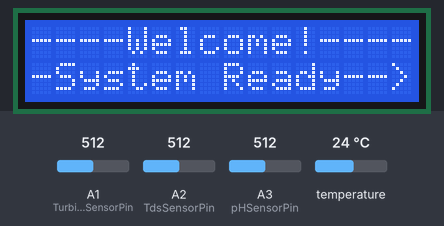
Bench run of a sketch on a simulated Arduino Uno, built with avr-gcc and run on an emulated ATmega328P. Shown: 16×2 character LCD. The test bench sets the inputs (shaded band); at power-on: A1 (TurbiditySensorPin) = 512, temperature 24 °C, A2 (TdsSensorPin) = 512, A3 (pHSensorPin) = 512. What the sketch prints to the serial monitor is not drawn.

Above: at 2.2 s.
5.4 s: A1 (TurbiditySensorPin) set to 716
At 6.9 s:
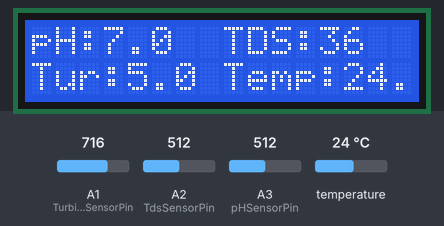
16.3 s: temperature set to 12 °C
At 23.9 s:
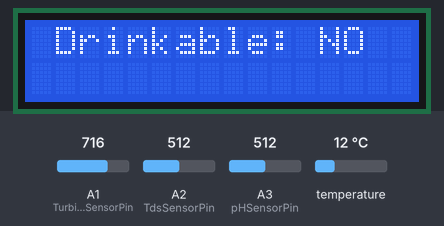
26.9 s: A2 (TdsSensorPin) set to 716
At 30.9 s:
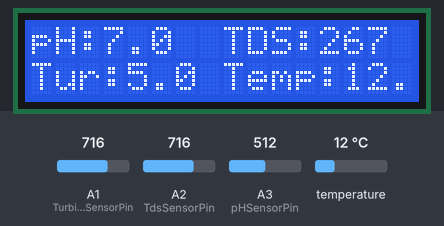
33.8 s: A3 (pHSensorPin) set to 716
At 36.6 s:
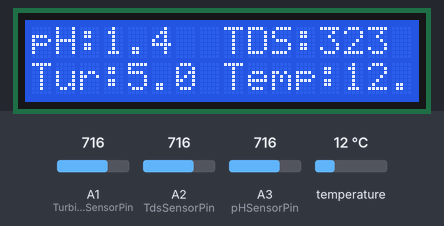
38.7 s: temperature set to 19 °C
At 41.2 s:
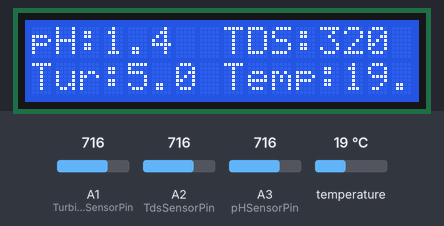
43.6 s: A1 (TurbiditySensorPin) set to 992
At 45.9 s:
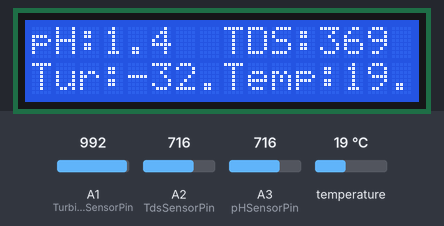
Timing chart, 0 to 47.4 s (numbered marks = the images above; inputs shaded):
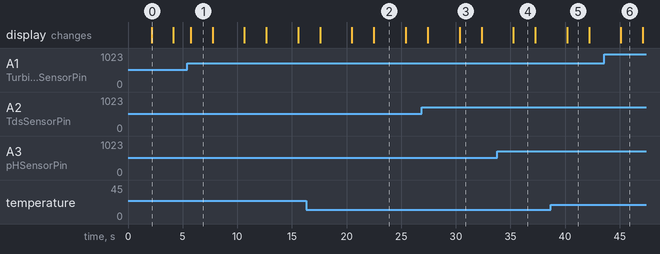

Measured:
- after the input at 33.8 s, the display: changes after 1.5 s (image 4)
- after the input at 38.7 s, the display: changes after 1.5 s (image 5)
- after the input at 43.6 s, the display: changes after 1.5 s (image 6)
- what the display in image 0 shows lasts 2.0 s, from 2.2 s to 4.2 s
- what the display in image 2 shows lasts 2.9 s, from 22.5 s to 25.4 s

The sketch:

main.ino
```cpp
//main.ino

#define GREEN_LED_PIN 0  // Pin for green LED
#define RED_LED_PIN 1    // Pin for red LED

// Function declarations
void tdsSensorSetup();
void temperatureSensorSetup();
void displaySetup();
void sampleTDS();
void sampleTemperature();
float getTDS();
float getTemperature();
float getTurbidity();
float getPH();
bool isDrinkable(float pH, float tds, float turbidity, float temperature);
void displayData(float tds, float temperature, float turbidity, float pH);

void setup() {
  Serial.begin(9600);

  // Initialize sensors and display
  tdsSensorSetup();
  temperatureSensorSetup();
  displaySetup();
  pinMode(GREEN_LED_PIN, OUTPUT);
  pinMode(RED_LED_PIN, OUTPUT);
}

void loop() {
  static unsigned long printTime = millis();

  // Sample sensors
  sampleTDS();
  sampleTemperature();

  // Update every second
  if (millis() - printTime > 1000U) {
    printTime = millis();

    // Gather sensor readings
    float tds = getTDS();
    float temperature = getTemperature();
    float turbidity = getTurbidity();
    float pH = getPH();

    // Serial output
    Serial.print("pH: ");
    Serial.print(pH);
    Serial.print(", TDS: ");
    Serial.print(tds);
    Serial.print(" ppm, Turbidity: ");
    Serial.print(turbidity);
    Serial.print(" NTU, Temperature: ");
    Serial.print(temperature);
    Serial.println(" °C");

    // Display on LCD
    displayData(tds, temperature, turbidity, pH);
  }
}
```

disp.ino
```cpp
//disp.ino

#include <Wire.h>
#include <LiquidCrystal_I2C.h>

LiquidCrystal_I2C lcd(0x27, 16, 2);  // Adjust I2C address if necessary

void displaySetup() {
  lcd.init();
  lcd.backlight();
  lcd.setCursor(0, 0);
  lcd.print("Water Quality Monitoring");
  lcd.setCursor(0, 1);
  lcd.print("Initializing...");
  delay(2000);
  lcd.clear();

  lcd.setCursor(0, 0);
  lcd.print("----Welcome!----");
  lcd.setCursor(0, 1);
  lcd.print("-System Ready-->");
  delay(2000);
  lcd.clear();
}

void displayData(float tds, float temperature, float turbidity, float pH) {
  lcd.clear();

  lcd.setCursor(0, 0);
  lcd.print("pH:");
  lcd.print(pH, 1);
  lcd.setCursor(8, 0);
  lcd.print("TDS:");
  lcd.print(tds, 0);

  lcd.setCursor(0, 1);
  lcd.print("Tur:");
  lcd.print(turbidity, 1);
  lcd.setCursor(8, 1);
  lcd.print("Temp:");
  lcd.print(temperature, 1);

  delay(2000);

  if (isDrinkable(pH, tds, turbidity, temperature)) {
    lcd.clear();
    lcd.setCursor(1, 0);
    lcd.print("Drinkable: YES");
    digitalWrite(GREEN_LED_PIN, HIGH);
    delay(300);
    digitalWrite(GREEN_LED_PIN, LOW);
    delay(300);
  } else {
    lcd.clear();
    lcd.setCursor(1, 0);
    lcd.print("Drinkable: NO");
    digitalWrite(RED_LED_PIN, HIGH);
    delay(300);
    digitalWrite(RED_LED_PIN, LOW);
    delay(300);
  }
  delay(1500);
}

bool isDrinkable(float pH, float tds, float turbidity, float temperature) {
  // Drinking water standards (adjust turbidity threshold)
  const float MIN_PH = 6.4;
  const float MAX_PH = 8.5;
  const float MAX_TDS = 150.0;
  const float MAX_TURBIDITY = 20.0; // Increased turbidity threshold to 10 NTU
  const float MAX_TEMP = 40.0; // Temperature in Celsius

  // Check if water is drinkable based on pH, TDS, turbidity, and temperature
  if (pH >= MIN_PH && pH <= MAX_PH && tds <= MAX_TDS && turbidity <= MAX_TURBIDITY && temperature <= MAX_TEMP) {
    return true;  // Water is drinkable
  }
  return false;  // Water is not drinkable
}
```

ph.ino
```cpp
//ph.ino

#define pHSensorPin A3

float getPH() {
  int pHRaw = analogRead(pHSensorPin);
  float pHVoltage = pHRaw * (5.0 / 1023.0);
  return 7.0 + ((2.5 - pHVoltage) / 0.18);  // Adjust based on calibration
}
```

tamp.ino
```cpp
//tamp.ino

#include <OneWire.h>
#include <DallasTemperature.h>

#define ONE_WIRE_BUS 2

OneWire oneWire(ONE_WIRE_BUS);
DallasTemperature sensors(&oneWire);

float temperature = 25.0;

void temperatureSensorSetup() {
  sensors.begin();
}

void sampleTemperature() {
  sensors.requestTemperatures();
  temperature = sensors.getTempCByIndex(0);
}

float getTemperature() {
  return temperature;
}
```

tds.ino
```cpp
//tds.ino

#define TdsSensorPin A2
#define SCOUNT 30
#define VREF 5.0

int analogBuffer[SCOUNT];
int analogBufferIndex = 0;
float tdsValue = 0;

void tdsSensorSetup() {
  pinMode(TdsSensorPin, INPUT);
}

void sampleTDS() {
  static unsigned long analogSampleTime = millis();
  if (millis() - analogSampleTime > 40U) {
    analogSampleTime = millis();
    analogBuffer[analogBufferIndex] = analogRead(TdsSensorPin);
    analogBufferIndex++;
    if (analogBufferIndex == SCOUNT) analogBufferIndex = 0;
  }
}

float getTDS() {
  float averageVoltage = 0;
  for (int i = 0; i < SCOUNT; i++) averageVoltage += analogBuffer[i];
  averageVoltage = (averageVoltage / SCOUNT) * VREF / 1024.0;

  float compensationCoefficient = 1.0 + 0.02 * (getTemperature() - 25.0);
  float compensatedVoltage = averageVoltage / compensationCoefficient;
  tdsValue = (133.42 * compensatedVoltage * compensatedVoltage * compensatedVoltage
              - 255.86 * compensatedVoltage * compensatedVoltage
              + 857.39 * compensatedVoltage) * 0.5;

  return tdsValue;
}
```

tur.ino
```cpp
  //tur.ino

  #define TurbiditySensorPin A1

  float getTurbidity() {
    int turbidityRaw = analogRead(TurbiditySensorPin);
    float turbidityVoltage = turbidityRaw * (5.0 / 1023.0);
    int turbidity = map(turbidityRaw, 0, 750, 100, 0);
    return turbidity;
  }
```
